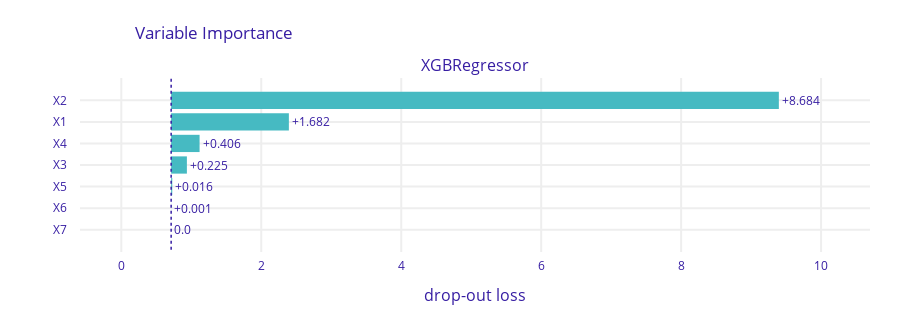

The notebook cell this image was saved under:
### Code cell
exp = dx.Explainer(xgb_r,
                   train.drop(columns=['target', 'const']),
                   train['target'],
                   verbose=False)

permutation_explanation = exp.model_parts(B = 100, loss_function='rmse')
permutation_explanation.plot()

### Figure 1 — Plotly figure (JSON) as saved in the notebook; plotly's stock layout.template omitted (floating-point values rounded to 4 significant figures)
{"data": [{"base": 0.7123, "hoverinfo": "text", "hoverlabel": {"bgcolor": "rgba(0,0,0,0.8)"}, "hovertext": ["Model: XGBRegressor loss after<br>variable: X2 is permuted: 9.396<br>Drop-out loss change: +8.684", "Model: XGBRegressor loss after<br>variable: X1 is permuted: 2.394<br>Drop-out loss change: +1.682", "Model: XGBRegressor loss after<br>variable: X4 is permuted: 1.118<br>Drop-out loss change: +0.406", "Model: XGBRegressor loss after<br>variable: X3 is permuted: 0.937<br>Drop-out loss change: +0.225", "Model: XGBRegressor loss after<br>variable: X5 is permuted: 0.728<br>Drop-out loss change: +0.016", "Model: XGBRegressor loss after<br>variable: X6 is permuted: 0.713<br>Drop-out loss change: +0.001", "Model: XGBRegressor loss after<br>variable: X7 is permuted: 0.712<br>Drop-out loss change: -0.0"], "marker": {"color": "#46bac2"}, "orientation": "h", "showlegend": false, "text": ["+8.684", "+1.682", "+0.406", "+0.225", "+0.016", "+0.001", "0.0"], "textposition": "outside", "type": "bar", "x": [8.684, 1.682, 0.4062, 0.2249, 0.01563, 0.0007676, 0], "xaxis": "x", "y": ["X2", "X1", "X4", "X3", "X5", "X6", "X7"], "yaxis": "y"}], "layout": {"annotations": [{"font": {"size": 16}, "showarrow": false, "text": "XGBRegressor", "x": 0.5, "xanchor": "center", "xref": "paper", "y": 1, "yanchor": "bottom", "yref": "paper"}, {"font": {"size": 16}, "showarrow": false, "text": "drop-out loss", "x": 0.5, "xanchor": "center", "xref": "paper", "y": 0, "yanchor": "top", "yref": "paper", "yshift": -30}], "font": {"color": "#371ea3"}, "height": 323, "margin": {"b": 71, "r": 30, "t": 78}, "shapes": [{"line": {"color": "#371ea3", "dash": "dot", "width": 1.5}, "type": "line", "x0": 0.7123, "x1": 0.7123, "xref": "x", "y0": -1, "y1": 7, "yref": "y"}], "title": {"text": "Variable Importance", "x": 0.15}, "xaxis": {"anchor": "y", "automargin": true, "domain": [0, 1], "fixedrange": true, "gridwidth": 2, "range": [-0.5903, 10.7], "tickcolor": "white", "ticklen": 3, "ticks": "outside", "type": "linear", "zeroline": false}, "yaxis": {"anchor": "x", "automargin": true, "autorange": "reversed", "domain": [0, 1], "fixedrange": true, "gridwidth": 2, "tickcolor": "white", "ticklen": 10, "ticks": "outside", "type": "category"}}}
